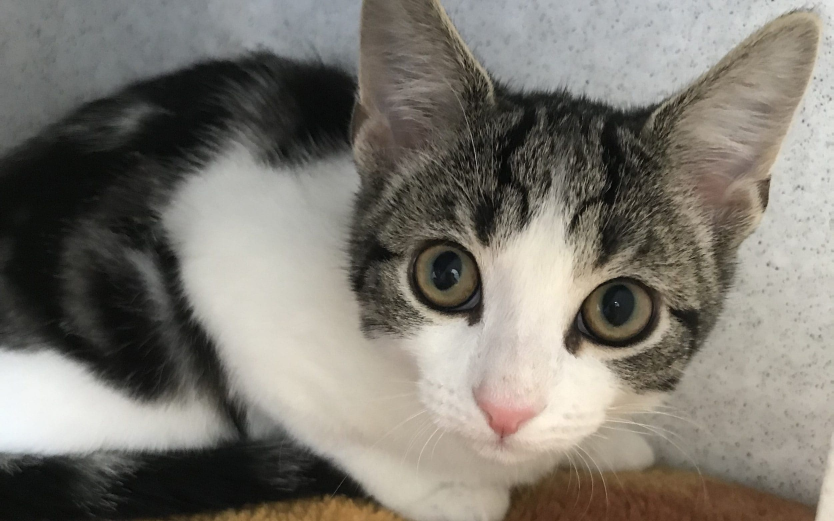
#> input picture Data/data/Cat/TELEMMGLPICT000315441371_trans_NvBQzQNjv4BqqGWfd1Xw9GSkW-zBm8V2rD6UkDycMiCgX2cZHssK1WM.jpeg, 2500 x 1563 px (shown at 1/3 size)
$ python -i preprocessing.py   (imports and definitions only)
#> lines starting #> are read from the running program, lines starting #| are printed output that depends on the picture
import skimage
import numpy as np
from PIL import Image
from skimage.feature import hog
from skimage import data, color,exposure
from skimage.transform import resize
def preprocessing(file):
    image = color.rgb2gray(np.array(Image.open(file).convert('RGB')))
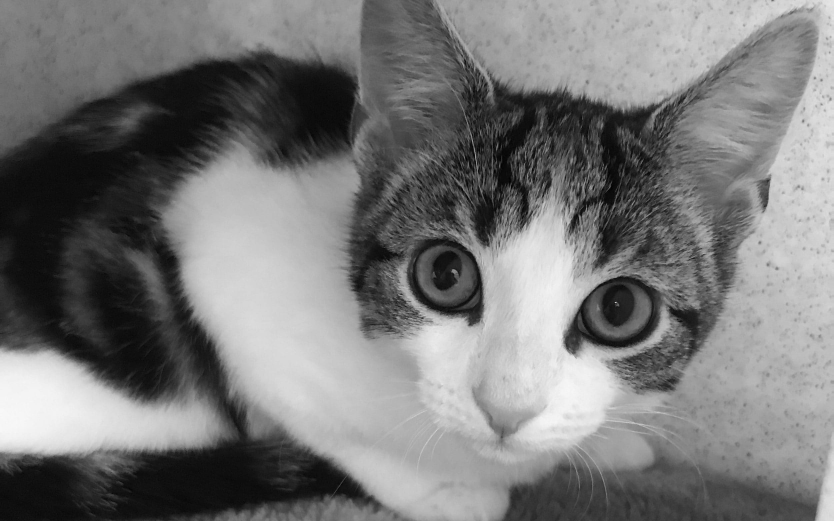
#> image: shape (1563, 2500) float64 (shown at 1/3 size); min 0, max 0.997, mean 0.472
    h,w =image.shape
#> h = 1563; w = 2500
    resized_img = resize(
        image, (128,256)
    )
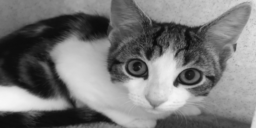
#> resized_img: shape (128, 256) float64; min 0.0399, max 0.971, mean 0.472
    fd, hog_image = hog(
        resized_img,
        orientations=9,
        pixels_per_cell=(8, 8),
        cells_per_block=(2, 2),
        feature_vector=True,
        visualize=True,
    )
#> fd = 16740 values, max 0.701 at index 13414, min 0 at index 315, mean 0.122
    hog_image_rescaled = exposure.rescale_intensity(hog_image)
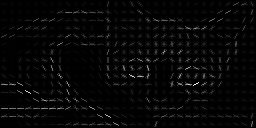
#> hog_image_rescaled: shape (128, 256) float64; min 0, max 1, mean 0.025
    return fd,resize(hog_image_rescaled,(h,w))

>>> result = preprocessing('Data/data/Cat/TELEMMGLPICT000315441371_trans_NvBQzQNjv4BqqGWfd1Xw9GSkW-zBm8V2rD6UkDycMiCgX2cZHssK1WM.jpeg')

$ run again, on Data/data/Cat/image12.jpeg
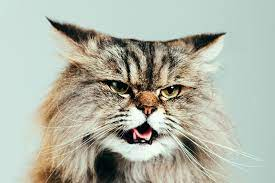
#> input picture Data/data/Cat/image12.jpeg, 275 x 183 px
#> in preprocessing, `resized_img = resize( image, (128,256) )`:
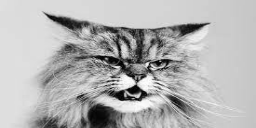
#> resized_img: shape (128, 256) float64; min 0.00393, max 0.995, mean 0.702
#> fd = 16740 values, max 1 at index 679, min 0 at index 12, mean 0.121
#> in preprocessing, `hog_image_rescaled = exposure.rescale_intensity(hog_image)`:
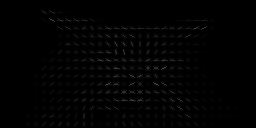
#> hog_image: shape (128, 256) float64; min 0, max 0.332, mean 0.00881
